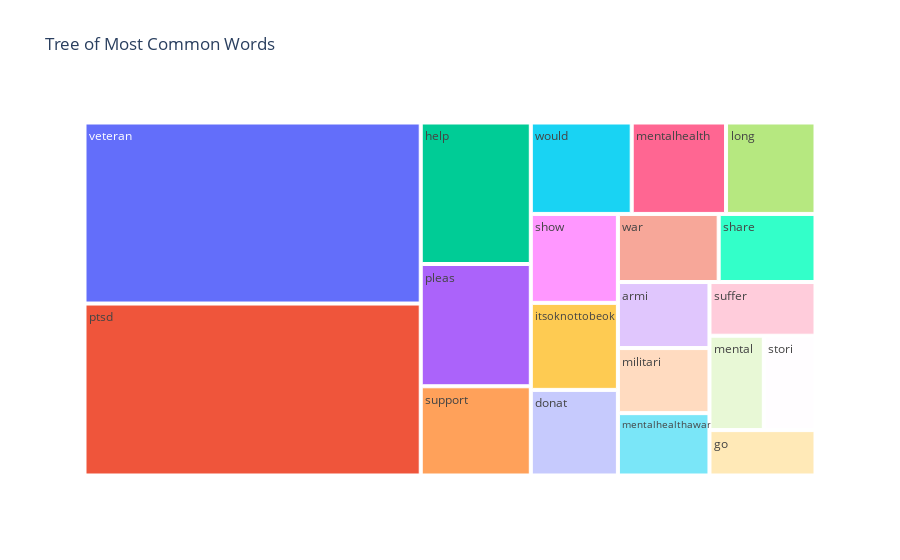

Write notebook code for a chart like this one.
### Code cell
# Tree of the most common words
fig = px.treemap(temp, path=['Common_words'],
                 values='count', title='Tree of Most Common Words')
fig.show()

### Figure 1 — Plotly figure (JSON) as saved in the notebook; plotly's stock layout.template omitted (floating-point values rounded to 4 significant figures)
{"data": [{"branchvalues": "total", "domain": {"x": [0, 1], "y": [0, 1]}, "hovertemplate": "labels=%{label}<br>count=%{value}<br>parent=%{parent}<br>id=%{id}<extra></extra>", "ids": ["armi", "donat", "go", "help", "itsoknottobeok", "long", "mental", "mentalhealth", "mentalhealthawar", "militari", "pleas", "ptsd", "share", "show", "stori", "suffer", "support", "veteran", "war", "would"], "labels": ["armi", "donat", "go", "help", "itsoknottobeok", "long", "mental", "mentalhealth", "mentalhealthawar", "militari", "pleas", "ptsd", "share", "show", "stori", "suffer", "support", "veteran", "war", "would"], "name": "", "parents": ["", "", "", "", "", "", "", "", "", "", "", "", "", "", "", "", "", "", "", ""], "type": "treemap", "values": [9080, 11200, 7229, 23386, 11382, 12284, 7698, 12952, 8576, 8950, 20207, 86830, 9900, 11632, 7324, 8553, 14746, 91413, 10304, 13856]}], "layout": {"legend": {"tracegroupgap": 0}, "title": {"text": "Tree of Most Common Words"}}}
